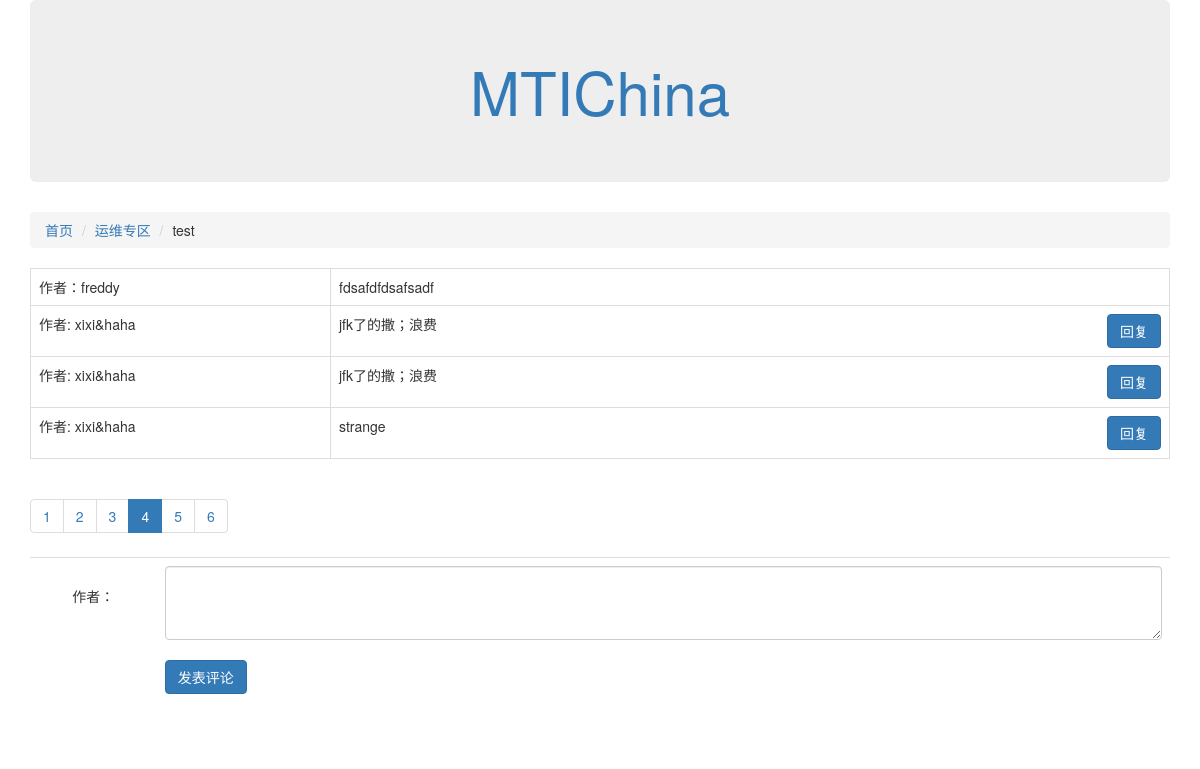
The app's page /article/detail/25?page_no=4 with its own data.
### article/models.py (models this page shows, shortened)
class Article(models.Model):
    owner = models.ForeignKey(User,verbose_name="作者")
    block = models.ForeignKey(Block,verbose_name="文章ID")
    title = models.CharField("文章标题", max_length=100)
    content = models.CharField("文章内容", max_length=10000)
    status = models.IntegerField("状态",
                                 choices=((0,"正常"),(-1,"删除"))
                                 )
    author = models.CharField("Sevens", max_length=100)
    create_timestamp = models.DateTimeField("文章创建时间", auto_now_add=True)
    last_update_timestamp = models.DateTimeField("文章更新时刻", auto_now=True)
    class Meta:
        verbose_name = "文章"
        verbose_name_plural = "文章（列表）"

### block/models.py (models this page shows)
class Block(models.Model):
    name = models.CharField("版块名称",max_length=100)
    descp = models.CharField("版块描述",max_length=100)
    admin = models.CharField("版块管理员名称",max_length=100)
    status = models.IntegerField("状态",choices=((0,"正常"),(-1,"删除")))
    def __str__(self):
        return self.name
    class Meta:
        verbose_name = "版块"
        verbose_name_plural = "版块（列表）"

### comment/models.py (models this page shows, shortened)
class Comment(models.Model):
    owner = models.ForeignKey(User, verbose_name="评论作者")
    article = models.ForeignKey(Article, verbose_name="所评论文章")
    content = models.CharField("评论内容",max_length=10000)
    status = models.IntegerField("状态",
                                 choices=((0, "正常"), (-1, "删除")), default=0)
    create_timestamp = models.DateTimeField("评论创建时间", auto_now_add=True)
    last_update_timestamp = models.DateTimeField("评论更新时刻", auto_now=True)
    to_comment = models.ForeignKey("self", null=True, blank=True, verbose_name="回复评论的功能")
    class Meta:
        verbose_name = "评论"
        verbose_name_plural = "评论"

### article/views.py (the view)
# urls.py: url(r'^detail/(?P<article_id>\d+)', article_detail),
def article_detail(request, article_id):
    article = Article.objects.get(id=article_id)
    all_comments = Comment.objects.filter(article=article)
    page_no = int(request.GET.get("page_no", "1"))
    comments, pagination_data = paginate_queryset(all_comments,page_no,cnt_per_page=3)
    return render(request, "article_detail.html", {"article_detail": article,
                                                   "pagination_data": pagination_data,
                                                   "comments":comments})

### article/templates/article_detail.html (shortened to what this page needs)
{% extends "base.html" %}
{% block content %}
<div class="col-xs-12 col-md-12">
    <ol class="breadcrumb">
        <li><a href="/">首页</a></li>
        <li><a href="/article/list/{{article_detail.block.id}}">{{article_detail.block}}</a></li>
        <li>{{article_detail.title}}</li>
    </ol>
</div>
<div class="col-xs-12 col-md-12">
    <table class="table table-bordered">
        <tbody>
        <tr>
            <td style="width:300px">作者：{{article_detail.owner}}</td>
            <td>{{article_detail.content}}</td>
        </tr>
        {% for comment in comments %}
        <tr>
            <td style="width: 300px;">
                作者: {{ comment.owner.username }}
            </td>
            <td>
                {{comment.content|linebreaksbr}}
                <a href="#replyRegion" data-id="{{comment.id}}" class="replyBtn btn btn-primary pull-right">回复</a>
                {% endfor %}
            </td>
        </tr>
        </tbody>
    </table>
</div>
{% include "pagination.html" %}
<div class="col-xs-12 col-md-12">
    <table id="replyRegion" class="table mainTable">
        <tr>
            <td class="author">
                <br/>
                <center>作者：{{ user.username }}</center>
            </td>
            <td class="content">
                <textarea class="form-control" id="commentContent" rows="3"></textarea>
                <br/>
                <button class="btn btn-primary" id="commentBtn">发表评论</button>
                <br/>
                <br/>
            </td>
        </tr>
    </table>
</div>
{% endblock %}

### article/templates/article_detail.html (style rules this page uses)
.mainTable td.author { width: 10%; }
.mainTable td.content { width: 80%; }

### records on screen
Article: block "运维专区", title "test", owner "freddy", content "fdsafdfdsafsadf"
Comment: owner.username "xixi&haha", content "jfk了的撒；浪费"
Comment: owner.username "xixi&haha", content "jfk了的撒；浪费"
Comment: owner.username "xixi&haha", content "strange"

### other values on screen
{{ current__page }} "1" "2" "3" "5" "6"
{{ current__page }} "4"
